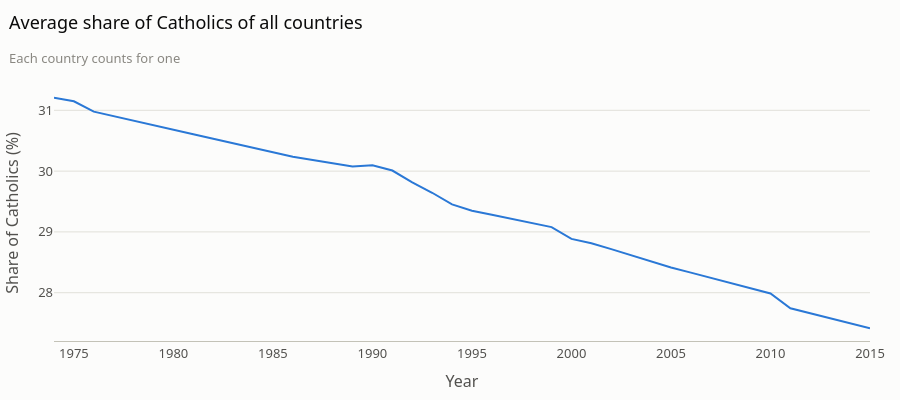

Write notebook code for a chart like this one.
### Markdown cell above
The non-visited countries are concentrated near 0 %: most countries of the world have almost no Catholics. The three popes differ in how far they move away from this pattern.

- John Paul II: the visited countries are much less often at 0 % than the non-visited ones, and there is a clear bump between 75 % and 90 %. He went to almost every very Catholic country, but he also visited many countries with few Catholics, which is consistent with the number of countries he covered.
- Benedict XVI: the countries with almost no Catholics are rare among his visits. His visits are spread between 20 % and 90 %, which matches his focus on Europe and on large Catholic countries of America.
- Francis: the two distributions are very close. The visited countries are as often near 0 % as the non-visited ones (Asia, Middle East), and the bump around 80 % is smaller. The difference of means for Francis therefore relies on a limited number of very Catholic countries, and his trips are the least oriented towards Catholic countries of the three.

### How does the Catholic population evolve in visited countries?

To go further in the analysis, we thought that looking at the dynamics of the Catholic population at the time of the visit could also be interesting. The goal is to determine whether the Vatican has a defensive or an offensive diplomacy. Does it target countries where the share of Catholics increases, or where it decreases, to attempt to halt its decline?

For each visit, we compute the change of the share of Catholics in the visited country during the 5 years before the visit (in percentage points). We compare it with the change of the average share of Catholics of all countries during the same 5 years (each country counts for one, like above).

RCS-Dem stops in 2015: for the visits after 2015, we use the change between 2010 and 2015.

### Code cell
# Average share of Catholics of all countries, each year
mean_catholics = religions.groupby("year_religion")["catholics"].mean().reset_index(name="mean_catholics")

# The first visit is in 1979, so the first year we need is 1974
fig = px.line(mean_catholics[mean_catholics["year_religion"] >= 1974], x="year_religion", y="mean_catholics")
fig.update_traces(line=dict(color=g.COULEURS[0], width=2),
                  hovertemplate="%{x}: %{y:.1f} % on average<extra></extra>")
fig.update_xaxes(title="Year")
fig.update_yaxes(title="Share of Catholics (%)", showgrid=True)
g.titre(fig, "Average share of Catholics of all countries", "Each country counts for one", hauteur=400)
fig.show()

### Figure 1 — Plotly figure (JSON) as saved in the notebook; plotly's stock layout.template omitted (floating-point values rounded to 4 significant figures)
{"data": [{"hovertemplate": "%{x}: %{y:.1f} % on average<extra></extra>", "legendgroup": "", "line": {"color": "#2a78d6", "dash": "solid", "width": 2}, "marker": {"symbol": "circle"}, "mode": "lines", "name": "", "orientation": "v", "showlegend": false, "type": "scatter", "x": [1974, 1975, 1976, 1977, 1978, 1979, 1980, 1981, 1982, 1983, 1984, 1985, 1986, 1987, 1988, 1989, 1990, 1991, 1992, 1993, 1994, 1995, 1996, 1997, 1998, 1999, 2000, 2001, 2002, 2003, 2004, 2005, 2006, 2007, 2008, 2009, 2010, 2011, 2012, 2013, 2014, 2015], "xaxis": "x", "y": [31.21, 31.15, 30.98, 30.9, 30.82, 30.75, 30.68, 30.61, 30.53, 30.46, 30.39, 30.32, 30.24, 30.18, 30.13, 30.08, 30.1, 30.01, 29.82, 29.64, 29.45, 29.35, 29.28, 29.22, 29.15, 29.08, 28.89, 28.81, 28.72, 28.62, 28.52, 28.42, 28.33, 28.24, 28.16, 28.07, 27.99, 27.74, 27.66, 27.58, 27.5, 27.42], "yaxis": "y"}], "layout": {"height": 400, "legend": {"title": {"text": ""}, "tracegroupgap": 0}, "margin": {"t": 85}, "title": {"subtitle": {"font": {"color": "#898781", "size": 13}, "text": "Each country counts for one"}, "text": "Average share of Catholics of all countries"}, "xaxis": {"anchor": "y", "domain": [0.0, 1.0], "title": {"text": "Year"}}, "yaxis": {"anchor": "x", "domain": [0.0, 1.0], "showgrid": true, "title": {"text": "Share of Catholics (%)"}}}}
